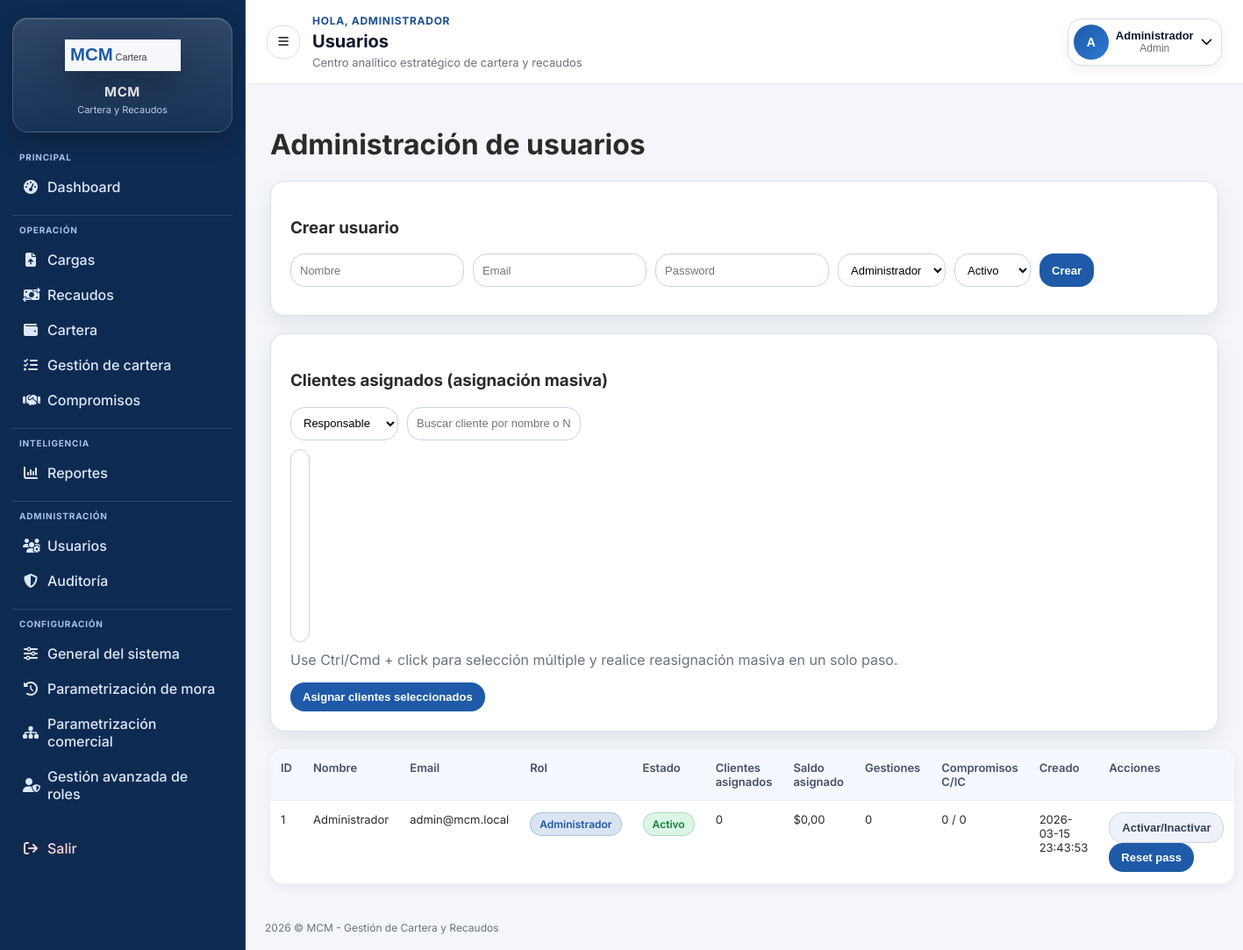
The app's page /admin/usuarios.php (signed in) with its own data.
### tables this page shows
CREATE TABLE IF NOT EXISTS usuarios (
    id BIGINT AUTO_INCREMENT PRIMARY KEY,
    nombre VARCHAR(120) NOT NULL,
    email VARCHAR(120) NOT NULL UNIQUE,
    password_hash VARCHAR(255) NOT NULL,
    rol ENUM('admin', 'analista', 'visualizador') NOT NULL DEFAULT 'visualizador',
    estado ENUM('activo', 'inactivo') NOT NULL DEFAULT 'activo',
    created_at DATETIME NOT NULL DEFAULT CURRENT_TIMESTAMP,
    updated_at DATETIME NOT NULL DEFAULT CURRENT_TIMESTAMP ON UPDATE CURRENT_TIMESTAMP
);

### public/admin/usuarios.php (called while the page is built)
<?php
require_once __DIR__ . '/../modules/admin/usuarios.php';

### app/config/app.php (called while the page is built, shortened)
<?php
if (!function_exists('app_base_url')) {
    function app_base_url(): string
    {
        return APP_BASE_URL;
    }
}
if (!function_exists('app_starts_with')) {
    function app_starts_with(string $haystack, string $needle): bool
    {
        return $needle === '' || strncmp($haystack, $needle, strlen($needle)) === 0;
    }
}
if (!function_exists('app_url')) {
    function app_url(string $path = ''): string
    {
        $base = app_base_url();
        $cleanPath = ltrim($path, '/');
        return $base === '' ? '/' . $cleanPath : $base . '/' . $cleanPath;
    }
}
if (!function_exists('app_request_path')) {
    function app_request_path(): string
    {
        $uriPath = (string)(parse_url($_SERVER['REQUEST_URI'] ?? '', PHP_URL_PATH) ?? '/');
        $base = app_base_url();
        if ($base !== '' && app_starts_with($uriPath, $base)) {
            $uriPath = substr($uriPath, strlen($base));
        }
        $uriPath = '/' . ltrim($uriPath, '/');
        return $uriPath;
    }
}
if (!function_exists('app_route_is')) {
    function app_route_is(array $paths): bool
    {
        $current = app_request_path();
        foreach ($paths as $path) {
            $normalized = '/' . ltrim($path, '/');
            $prefix = rtrim($normalized, '/') . '/';
        }
        return false;
    }
}

### app/services/SystemSettingsService.php (called while the page is built, shortened)
<?php
require_once __DIR__ . '/../config/app.php';
function system_setting_get(PDO $pdo, string $key, ?string $default = null): ?string
{
    $stmt = $pdo->prepare('SELECT setting_value FROM system_settings WHERE setting_key = ? LIMIT 1');
    $stmt->execute([$key]);
    $value = $stmt->fetchColumn();
    if ($value === false || $value === null || trim((string)$value) === '') {
        return $default;
    }
    return (string)$value;
}
function system_logo_default_path(): string
{
    return 'assets/img/logo-mcm.svg';
}
function system_logo_public_path(?string $relativePath): ?string
{
    if (!is_string($relativePath) || trim($relativePath) === '') {
        return null;
    }
    $normalized = ltrim(str_replace('\\', '/', $relativePath), '/');
    return $normalized;
}
function system_logo_url(?PDO $pdo = null): string
{
    $customPath = null;
    if ($pdo instanceof PDO) {
        try {
            $customPath = system_setting_get($pdo, 'institutional_logo_path');
        } catch (Throwable $exception) {
            $customPath = null;
        }
    } else {
        try {
            require __DIR__ . '/../config/db.php';
            if (isset($pdo) && $pdo instanceof PDO) {
                $customPath = system_setting_get($pdo, 'institutional_logo_path');
            }
        } catch (Throwable $exception) {
            $customPath = null;
        }
    }
    $resolvedCustomPath = system_logo_public_path($customPath);
    $cached = app_url($resolvedCustomPath ?? system_logo_default_path());
    return $cached;
}

### app/config/db.php (called while the page is built, shortened)
<?php
$user = getenv('DB_USER') ?: 'root';

### app/config/auth.php (called while the page is built, shortened)
<?php
function current_user(): ?array
{
    return $_SESSION['user'] ?? null;
}

### public/modules/admin/usuarios.php (the view, shortened to what this page needs)
<?php
require_once __DIR__ . '/../../../app/config/db.php';
require_once __DIR__ . '/../../../app/views/layout.php';
$users = $pdo->query('SELECT id, nombre, email, rol, estado, created_at FROM usuarios ORDER BY nombre ASC')->fetchAll();
$assignmentStatsStmt = $pdo->query(
    'SELECT u.id,
            COUNT(DISTINCT c.id) AS clientes_asignados,
            COALESCE(SUM(d.saldo_pendiente), 0) AS saldo_total_asignado,
            COUNT(DISTINCT g.id) AS gestiones_realizadas,
            SUM(CASE WHEN g.compromiso_pago IS NOT NULL AND g.compromiso_pago >= CURDATE() THEN 1 ELSE 0 END) AS compromisos_cumplidos,
            SUM(CASE WHEN g.compromiso_pago IS NOT NULL AND g.compromiso_pago < CURDATE() AND d.saldo_pendiente > 0 THEN 1 ELSE 0 END) AS compromisos_incumplidos
     FROM usuarios u
     LEFT JOIN clientes c ON c.responsable_usuario_id = u.id
     LEFT JOIN cartera_documentos d ON d.cliente_id = c.id AND d.estado_documento = "activo"
     LEFT JOIN bitacora_gestion g ON g.id_documento = d.id AND g.usuario_id = u.id
     GROUP BY u.id'
);
$assignmentStats = [];
foreach ($assignmentStatsStmt->fetchAll(PDO::FETCH_ASSOC) as $stat) {
    $assignmentStats[(int)$stat['id']] = $stat;
}
ob_start(); ?>
<h1>Administración de usuarios</h1>
<div class="card"><h3>Crear usuario</h3>
<form method="post"><div class="row"><input name="nombre" placeholder="Nombre" required><input type="email" name="email" placeholder="Email" required><input name="password" type="password" placeholder="Password" required><select name="rol"><option value="admin">Administrador</option></select><select name="estado"><option value="activo">Activo</option></select><button class="btn">Crear</button></div></form>
</div>
<div class="card">
  <h3>Clientes asignados (asignación masiva)</h3>
  <form method="post">
    <div class="row">
      <select name="usuario_id" required>
        <option value="">Responsable</option>
      </select>
      <input type="text" id="clientFilter" placeholder="Buscar cliente por nombre o NIT">
    </div>
    <div class="row" style="margin-top:8px;">
      <select name="cliente_ids[]" id="clientAssignSelect" multiple size="12" style="min-height:220px" required>
      </select>
    </div>
    <p class="muted">Use Ctrl/Cmd + click para selección múltiple y realice reasignación masiva en un solo paso.</p>
    <button class="btn">Asignar clientes seleccionados</button>
  </form>
</div>
<table class="table"><tr><th>ID</th><th>Nombre</th><th>Email</th><th>Rol</th><th>Estado</th><th>Clientes asignados</th><th>Saldo asignado</th><th>Gestiones</th><th>Compromisos C/IC</th><th>Creado</th><th>Acciones</th></tr><?php foreach($users as $u): $stats = $assignmentStats[(int)$u['id']] ?? ['clientes_asignados' => 0, 'saldo_total_asignado' => 0, 'gestiones_realizadas' => 0, 'compromisos_cumplidos' => 0, 'compromisos_incumplidos' => 0]; ?><tr><td><?= (int)$u['id'] ?></td><td><?= htmlspecialchars($u['nombre']) ?></td><td><?= htmlspecialchars($u['email']) ?></td><td><?php if ($u['rol']==='admin') { echo ui_badge('Administrador', 'info'); } elseif ($u['rol']==='analista') { echo ui_badge('Analista', 'default'); } else { echo ui_badge('Visualizador', 'warning'); } ?></td><td><?= $u['estado']==='activo' ? ui_badge('Activo', 'success') : ui_badge('Inactivo', 'danger') ?></td><td><?= (int)$stats['clientes_asignados'] ?></td><td>$<?= number_format((float)$stats['saldo_total_asignado'], 2, ',', '.') ?></td><td><?= (int)$stats['gestiones_realizadas'] ?></td><td><?= (int)$stats['compromisos_cumplidos'] ?> / <?= (int)$stats['compromisos_incumplidos'] ?></td><td><?= htmlspecialchars($u['created_at']) ?></td><td><form style="display:inline" method="post"><input type="hidden" name="action" value="toggle"><input type="hidden" name="id" value="<?= (int)$u['id'] ?>"><input type="hidden" name="estado" value="<?= $u['estado']==='activo'?'inactivo':'activo' ?>"><button class="btn btn-muted">Activar/Inactivar</button></form> <form style="display:inline" method="post"><input type="hidden" name="action" value="reset"><input type="hidden" name="id" value="<?= (int)$u['id'] ?>"><button class="btn">Reset pass</button></form></td></tr><?php endforeach; ?></table>
<?php
$content = ob_get_clean();
render_layout('Usuarios', $content);

### app/views/layout.php (shortened to what this page needs)
<?php
require_once __DIR__ . '/../config/auth.php';
require_once __DIR__ . '/../config/app.php';
require_once __DIR__ . '/../services/SystemSettingsService.php';
function ui_badge(string $text, string $variant = 'default'): string
{
    $allowed = ['default', 'success', 'warning', 'danger', 'info'];
    return '<span class="badge badge-' . $variant . '">' . htmlspecialchars($text) . '</span>';
}
function render_layout(string $title, string $content): void
{
    $user = current_user();
    $role = $user['rol'] ?? 'visualizador';
    $menuBySection = [];
    foreach ($menu as $item) {
        $section = $item['section'] ?? 'General';
        $menuBySection[$section][] = $item;
    }
    ?>
    <!doctype html>
    <html lang="es">
    <head>
      <?php $logoUrl = system_logo_url(); ?>
      <link rel="stylesheet" href="https://cdnjs.cloudflare.com/ajax/libs/font-awesome/6.5.2/css/all.min.css">
      <link rel="stylesheet" href="<?= htmlspecialchars(app_url('assets/css/app.css')) ?>">
    </head>
    <body>
      <aside class="app-sidebar" id="appSidebar">
        <div class="sidebar-brand">
          <img src="<?= htmlspecialchars($logoUrl) ?>" alt="MCM" class="sidebar-logo">
          <div class="sidebar-brand-text">
            <div class="sidebar-brand-title">MCM</div>
            <div class="sidebar-brand-subtitle">Cartera y Recaudos</div>
          </div>
        </div>
        <nav class="sidebar-nav">
          <?php foreach ($menuBySection as $sectionName => $items): ?>
            <div class="sidebar-section">
              <p class="sidebar-section-label"><?= htmlspecialchars($sectionName) ?></p>
              <?php foreach ($items as $item): ?>
                <?php $active = app_route_is($item['match']); ?>
                <a class="sidebar-link <?= $active ? 'active' : '' ?>" href="<?= htmlspecialchars(app_url($item['url'])) ?>">
                  <i class="<?= htmlspecialchars($item['icon']) ?>"></i>
                  <span><?= htmlspecialchars($item['label']) ?></span>
                </a>
              <?php endforeach; ?>
            </div>
          <?php endforeach; ?>
          <a class="sidebar-link logout-link" href="<?= htmlspecialchars(app_url('logout.php')) ?>">
            <i class="fa-solid fa-arrow-right-from-bracket"></i>
            <span>Salir</span>
          </a>
        </nav>
      </aside>
      <div class="app-main">
        <header class="app-topbar">
          <button class="icon-button" id="sidebarToggle" type="button" aria-label="Abrir menú">
            <i class="fa-solid fa-bars"></i>
          </button>
          <div class="topbar-title-wrap">
            <p class="topbar-greeting">Hola, <?= htmlspecialchars((string)($user['nombre'] ?? 'equipo')) ?></p>
            <h1 class="topbar-title"><?= htmlspecialchars($title) ?></h1>
            <p class="topbar-subtitle">Centro analítico estratégico de cartera y recaudos</p>
          </div>
          <div class="topbar-user" id="topbarUserMenu">
            <button class="user-menu-trigger" id="userMenuToggle" type="button" aria-label="Abrir menú de usuario" aria-expanded="false">
              <div class="avatar">
                <?= strtoupper(substr((string)($user['nombre'] ?? 'U'), 0, 1)) ?>
              </div>
              <div class="user-meta">
                <strong><?= htmlspecialchars((string)($user['nombre'] ?? 'Usuario')) ?></strong>
                <span><?= htmlspecialchars(ucfirst((string)$role)) ?></span>
              </div>
              <i class="fa-solid fa-chevron-down"></i>
            </button>
          </div>
        </header>
        <main class="app-content">
          <?= $content ?>
        </main>
        <footer class="app-footer">
          <span><?= date('Y') ?> &copy; MCM - Gestión de Cartera y Recaudos</span>
        </footer>
      </div>
    </body>
    </html>
    <?php
}

### records on screen
usuarios: nombre "ADMINISTRADOR", nombre "A", nombre "Administrador", rol "Admin", id "1", email "admin@mcm.local", text "Administrador Activo", clientes_asignados "0", saldo_total_asignado "0,00", gestiones_realizadas "0", compromisos_cumplidos "0", compromisos_incumplidos "0", created_at "2026-03-15 23:43:53"

### other values on screen
$sectionName "PRINCIPAL"
$item['label'] "Dashboard"
$sectionName "OPERACIÓN"
$item['label'] "Cargas"
$item['label'] "Recaudos"
$item['label'] "Cartera"
$item['label'] "Gestión de cartera"
$item['label'] "Compromisos"
$sectionName "INTELIGENCIA"
$item['label'] "Reportes"
$sectionName "ADMINISTRACIÓN"
$item['label'] "Usuarios"
$item['label'] "Auditoría"
$sectionName "CONFIGURACIÓN"
$item['label'] "General del sistema"
